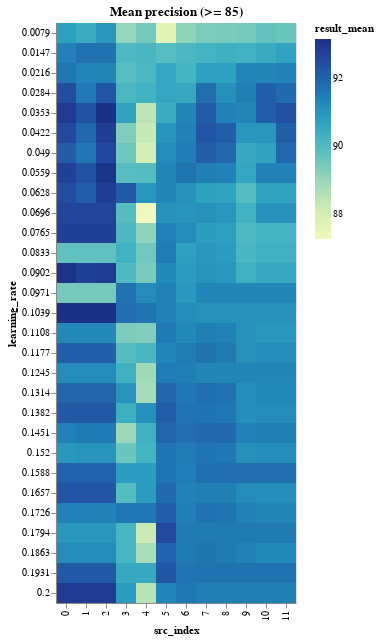

The notebook cell this image was saved under:
### Code cell
range_learning_rate_results_df = learning_rate_results_df[
    learning_rate_results_df.result_mean >= DETAILED_VIEW_TRESHOLD
]

binified_learning_rate_heatmap(
    f"Mean precision (>= {DETAILED_VIEW_TRESHOLD})", range_learning_rate_results_df
)

### Figure 1 — Vega-Lite specification as saved in the notebook (floating-point values rounded to 4 significant figures; data arrays with more than 128 entries replaced by an {"elided": "..."} marker saying what was removed)
{"config": {"view": {"continuousWidth": 400, "continuousHeight": 300}}, "hconcat": [{"mark": "rect", "encoding": {"color": {"type": "quantitative", "field": "result_mean"}, "tooltip": [{"type": "quantitative", "field": "result_mean"}, {"type": "quantitative", "field": "result_std"}, {"type": "quantitative", "field": "neurons"}, {"type": "quantitative", "field": "layers"}, {"type": "quantitative", "field": "epochs"}, {"type": "quantitative", "field": "learning_rate"}, {"type": "quantitative", "field": "src_index"}], "x": {"type": "ordinal", "field": "src_index"}, "y": {"type": "ordinal", "field": "learning_rate"}}, "selection": {"selector010": {"type": "interval", "bind": "scales", "encodings": ["x", "y"]}}, "title": "Mean precision (>= 85)"}], "data": {"name": "data-e70c12bae80ea4eb62ac3c0f66c36baf"}, "$schema": "https://vega.github.io/schema/vega-lite/v4.8.1.json", "datasets": {"data-e70c12bae80ea4eb62ac3c0f66c36baf": {"elided": "348 records"}}}
